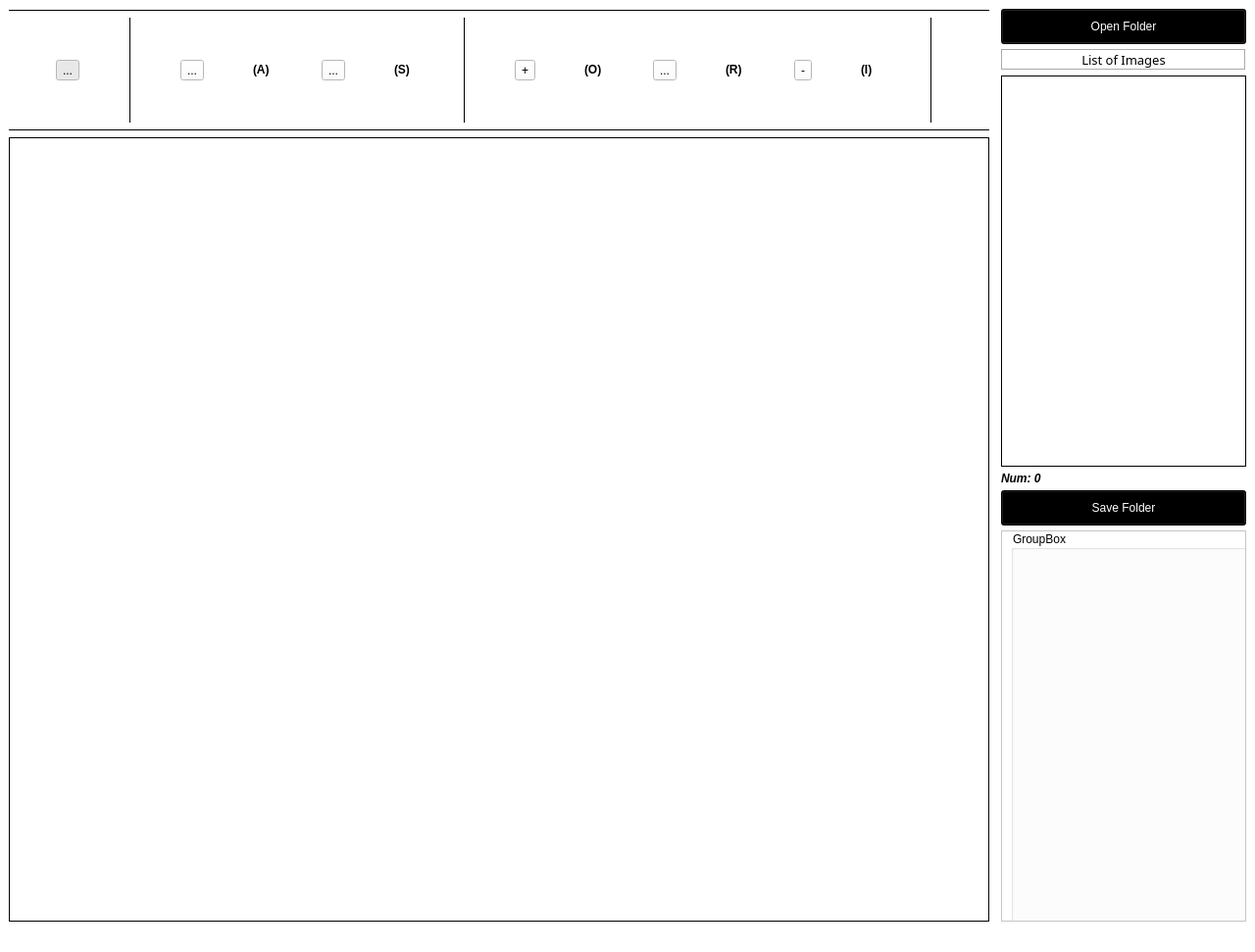
<?xml version="1.0" encoding="UTF-8"?>
<ui version="4.0">
 <class>MainWindow</class>
 <widget class="QMainWindow" name="MainWindow">
  <property name="geometry">
   <rect>
    <x>0</x>
    <y>0</y>
    <width>1280</width>
    <height>971</height>
   </rect>
  </property>
  <property name="windowTitle">
   <string>Image Viewer</string>
  </property>
  <property name="windowIcon">
   <iconset>
    <normaloff>../../../.designer/backup/icons/Icon.ico</normaloff>../../../.designer/backup/icons/Icon.ico</iconset>
  </property>
  <property name="styleSheet">
   <string notr="true">background-color: rgb(255, 255, 255);</string>
  </property>
  <widget class="QWidget" name="centralwidget">
   <layout class="QGridLayout" name="gridLayout">
    <item row="0" column="0">
     <layout class="QHBoxLayout" name="horizontalLayout" stretch="48,12">
      <property name="spacing">
       <number>12</number>
      </property>
      <property name="sizeConstraint">
       <enum>QLayout::SetMaximumSize</enum>
      </property>
      <item>
       <layout class="QVBoxLayout" name="verticalLayout" stretch="0,1,0,12">
        <property name="spacing">
         <number>6</number>
        </property>
        <item>
         <widget class="Line" name="line_2">
          <property name="frameShadow">
           <enum>QFrame::Plain</enum>
          </property>
          <property name="orientation">
           <enum>Qt::Horizontal</enum>
          </property>
         </widget>
        </item>
        <item>
         <layout class="QHBoxLayout" name="horizontalLayout_3">
          <property name="spacing">
           <number>2</number>
          </property>
          <item>
           <widget class="QToolButton" name="toggle_move">
            <property name="cursor">
             <cursorShape>PointingHandCursor</cursorShape>
            </property>
            <property name="toolTip">
             <string>Move Image</string>
            </property>
            <property name="autoFillBackground">
             <bool>false</bool>
            </property>
            <property name="styleSheet">
             <string notr="true"/>
            </property>
            <property name="text">
             <string>...</string>
            </property>
            <property name="icon">
             <iconset>
              <normaloff>../../../.designer/backup/icons/move.png</normaloff>../../../.designer/backup/icons/move.png</iconset>
            </property>
            <property name="iconSize">
             <size>
              <width>20</width>
              <height>20</height>
             </size>
            </property>
            <property name="checkable">
             <bool>true</bool>
            </property>
            <property name="checked">
             <bool>true</bool>
            </property>
            <property name="toolButtonStyle">
             <enum>Qt::ToolButtonIconOnly</enum>
            </property>
            <property name="autoRaise">
             <bool>false</bool>
            </property>
            <attribute name="buttonGroup">
             <string notr="true">buttonGroup</string>
            </attribute>
           </widget>
          </item>
          <item>
           <widget class="Line" name="line_4">
            <property name="frameShadow">
             <enum>QFrame::Plain</enum>
            </property>
            <property name="orientation">
             <enum>Qt::Vertical</enum>
            </property>
           </widget>
          </item>
          <item>
           <widget class="QToolButton" name="prev_im">
            <property name="cursor">
             <cursorShape>PointingHandCursor</cursorShape>
            </property>
            <property name="toolTip">
             <string>Load Previous Image</string>
            </property>
            <property name="text">
             <string>...</string>
            </property>
            <property name="icon">
             <iconset>
              <normaloff>../../../.designer/backup/icons/arrow-left.png</normaloff>../../../.designer/backup/icons/arrow-left.png</iconset>
            </property>
            <property name="iconSize">
             <size>
              <width>20</width>
              <height>20</height>
             </size>
            </property>
           </widget>
          </item>
          <item>
           <widget class="QLabel" name="label_2">
            <property name="maximumSize">
             <size>
              <width>20</width>
              <height>20</height>
             </size>
            </property>
            <property name="font">
             <font>
              <weight>75</weight>
              <bold>true</bold>
             </font>
            </property>
            <property name="text">
             <string>(A)</string>
            </property>
           </widget>
          </item>
          <item>
           <widget class="QToolButton" name="next_im">
            <property name="cursor">
             <cursorShape>PointingHandCursor</cursorShape>
            </property>
            <property name="toolTip">
             <string>Load Next Image</string>
            </property>
            <property name="text">
             <string>...</string>
            </property>
            <property name="icon">
             <iconset>
              <normaloff>../../../.designer/backup/icons/arrow-right.png</normaloff>../../../.designer/backup/icons/arrow-right.png</iconset>
            </property>
            <property name="iconSize">
             <size>
              <width>20</width>
              <height>20</height>
             </size>
            </property>
           </widget>
          </item>
          <item>
           <widget class="QLabel" name="label_3">
            <property name="maximumSize">
             <size>
              <width>20</width>
              <height>20</height>
             </size>
            </property>
            <property name="font">
             <font>
              <weight>75</weight>
              <bold>true</bold>
             </font>
            </property>
            <property name="text">
             <string>(S)</string>
            </property>
           </widget>
          </item>
          <item>
           <widget class="Line" name="line_5">
            <property name="frameShadow">
             <enum>QFrame::Plain</enum>
            </property>
            <property name="orientation">
             <enum>Qt::Vertical</enum>
            </property>
           </widget>
          </item>
          <item>
           <widget class="QToolButton" name="zoom_plus">
            <property name="cursor">
             <cursorShape>PointingHandCursor</cursorShape>
            </property>
            <property name="text">
             <string>+</string>
            </property>
            <property name="icon">
             <iconset>
              <normaloff>../../../.designer/backup/icons/zoom-in.png</normaloff>../../../.designer/backup/icons/zoom-in.png</iconset>
            </property>
            <property name="iconSize">
             <size>
              <width>20</width>
              <height>20</height>
             </size>
            </property>
           </widget>
          </item>
          <item>
           <widget class="QLabel" name="label_5">
            <property name="maximumSize">
             <size>
              <width>20</width>
              <height>20</height>
             </size>
            </property>
            <property name="font">
             <font>
              <weight>75</weight>
              <bold>true</bold>
             </font>
            </property>
            <property name="text">
             <string>(O)</string>
            </property>
           </widget>
          </item>
          <item>
           <widget class="QToolButton" name="reset_zoom">
            <property name="cursor">
             <cursorShape>PointingHandCursor</cursorShape>
            </property>
            <property name="toolTip">
             <string>Fit Image to Canvas</string>
            </property>
            <property name="text">
             <string>...</string>
            </property>
            <property name="icon">
             <iconset>
              <normaloff>../../../.designer/backup/icons/enlarge2.png</normaloff>../../../.designer/backup/icons/enlarge2.png</iconset>
            </property>
            <property name="iconSize">
             <size>
              <width>20</width>
              <height>20</height>
             </size>
            </property>
           </widget>
          </item>
          <item>
           <widget class="QLabel" name="label_8">
            <property name="maximumSize">
             <size>
              <width>20</width>
              <height>20</height>
             </size>
            </property>
            <property name="font">
             <font>
              <weight>75</weight>
              <bold>true</bold>
             </font>
            </property>
            <property name="text">
             <string>(R)</string>
            </property>
           </widget>
          </item>
          <item>
           <widget class="QToolButton" name="zoom_minus">
            <property name="cursor">
             <cursorShape>PointingHandCursor</cursorShape>
            </property>
            <property name="text">
             <string>-</string>
            </property>
            <property name="icon">
             <iconset>
              <normaloff>../../../.designer/backup/icons/zoom-out.png</normaloff>../../../.designer/backup/icons/zoom-out.png</iconset>
            </property>
            <property name="iconSize">
             <size>
              <width>20</width>
              <height>20</height>
             </size>
            </property>
           </widget>
          </item>
          <item>
           <widget class="QLabel" name="label_6">
            <property name="maximumSize">
             <size>
              <width>20</width>
              <height>20</height>
             </size>
            </property>
            <property name="font">
             <font>
              <weight>75</weight>
              <bold>true</bold>
             </font>
            </property>
            <property name="text">
             <string>(I)</string>
            </property>
           </widget>
          </item>
          <item>
           <widget class="Line" name="line_6">
            <property name="frameShadow">
             <enum>QFrame::Plain</enum>
            </property>
            <property name="orientation">
             <enum>Qt::Vertical</enum>
            </property>
           </widget>
          </item>
         </layout>
        </item>
        <item>
         <widget class="Line" name="line">
          <property name="frameShadow">
           <enum>QFrame::Plain</enum>
          </property>
          <property name="orientation">
           <enum>Qt::Horizontal</enum>
          </property>
         </widget>
        </item>
        <item>
         <layout class="QHBoxLayout" name="horizontalLayout_2">
          <item>
           <widget class="QLabel" name="qlabel_image">
            <property name="enabled">
             <bool>true</bool>
            </property>
            <property name="sizePolicy">
             <sizepolicy hsizetype="Preferred" vsizetype="Preferred">
              <horstretch>0</horstretch>
              <verstretch>0</verstretch>
             </sizepolicy>
            </property>
            <property name="maximumSize">
             <size>
              <width>2000</width>
              <height>800</height>
             </size>
            </property>
            <property name="styleSheet">
             <string notr="true">background-color:white
</string>
            </property>
            <property name="frameShape">
             <enum>QFrame::Box</enum>
            </property>
            <property name="frameShadow">
             <enum>QFrame::Plain</enum>
            </property>
            <property name="lineWidth">
             <number>1</number>
            </property>
            <property name="midLineWidth">
             <number>0</number>
            </property>
            <property name="text">
             <string/>
            </property>
           </widget>
          </item>
         </layout>
        </item>
       </layout>
      </item>
      <item>
       <layout class="QVBoxLayout" name="verticalLayout_10" stretch="0,0,0,0,0,0">
        <property name="spacing">
         <number>5</number>
        </property>
        <item>
         <widget class="QPushButton" name="open_folder">
          <property name="font">
           <font>
            <pointsize>9</pointsize>
           </font>
          </property>
          <property name="cursor">
           <cursorShape>PointingHandCursor</cursorShape>
          </property>
          <property name="focusPolicy">
           <enum>Qt::StrongFocus</enum>
          </property>
          <property name="autoFillBackground">
           <bool>false</bool>
          </property>
          <property name="styleSheet">
           <string notr="true">background-color: black; /* Blue */
padding:10px;
color:white;</string>
          </property>
          <property name="text">
           <string>Open Folder</string>
          </property>
          <property name="autoDefault">
           <bool>false</bool>
          </property>
          <property name="default">
           <bool>false</bool>
          </property>
          <property name="flat">
           <bool>false</bool>
          </property>
         </widget>
        </item>
        <item>
         <widget class="QLabel" name="label_4">
          <property name="font">
           <font>
            <family>Sans Serif</family>
            <pointsize>10</pointsize>
            <weight>50</weight>
            <bold>false</bold>
            <kerning>true</kerning>
           </font>
          </property>
          <property name="layoutDirection">
           <enum>Qt::LeftToRight</enum>
          </property>
          <property name="styleSheet">
           <string notr="true">background-color:white</string>
          </property>
          <property name="frameShape">
           <enum>QFrame::Box</enum>
          </property>
          <property name="frameShadow">
           <enum>QFrame::Sunken</enum>
          </property>
          <property name="lineWidth">
           <number>1</number>
          </property>
          <property name="text">
           <string>List of Images</string>
          </property>
          <property name="textFormat">
           <enum>Qt::AutoText</enum>
          </property>
          <property name="alignment">
           <set>Qt::AlignCenter</set>
          </property>
          <property name="margin">
           <number>4</number>
          </property>
          <property name="indent">
           <number>-1</number>
          </property>
         </widget>
        </item>
        <item>
         <widget class="QListWidget" name="qlist_images">
          <property name="styleSheet">
           <string notr="true">background-color:white</string>
          </property>
          <property name="frameShape">
           <enum>QFrame::Box</enum>
          </property>
          <property name="frameShadow">
           <enum>QFrame::Plain</enum>
          </property>
          <property name="layoutMode">
           <enum>QListView::Batched</enum>
          </property>
          <property name="batchSize">
           <number>20</number>
          </property>
         </widget>
        </item>
        <item>
         <widget class="QLabel" name="num_label_1">
          <property name="font">
           <font>
            <weight>75</weight>
            <italic>true</italic>
            <bold>true</bold>
           </font>
          </property>
          <property name="text">
           <string>Num: 0</string>
          </property>
         </widget>
        </item>
        <item>
         <widget class="QPushButton" name="save_folder">
          <property name="font">
           <font>
            <pointsize>9</pointsize>
           </font>
          </property>
          <property name="cursor">
           <cursorShape>PointingHandCursor</cursorShape>
          </property>
          <property name="focusPolicy">
           <enum>Qt::StrongFocus</enum>
          </property>
          <property name="autoFillBackground">
           <bool>false</bool>
          </property>
          <property name="styleSheet">
           <string notr="true">background-color: black; /* Blue */
padding:10px;
color:white;</string>
          </property>
          <property name="text">
           <string>Save Folder</string>
          </property>
          <property name="autoDefault">
           <bool>false</bool>
          </property>
          <property name="default">
           <bool>false</bool>
          </property>
          <property name="flat">
           <bool>false</bool>
          </property>
         </widget>
        </item>
        <item>
         <layout class="QHBoxLayout" name="horizontalLayout_4">
          <item>
           <widget class="QScrollArea" name="scrollArea">
            <property name="widgetResizable">
             <bool>true</bool>
            </property>
            <widget class="QWidget" name="scrollAreaWidgetContents">
             <property name="geometry">
              <rect>
               <x>0</x>
               <y>0</y>
               <width>232</width>
               <height>390</height>
              </rect>
             </property>
             <widget class="QGroupBox" name="groupBox">
              <property name="geometry">
               <rect>
                <x>9</x>
                <y>-1</y>
                <width>341</width>
                <height>411</height>
               </rect>
              </property>
              <property name="title">
               <string>GroupBox</string>
              </property>
             </widget>
            </widget>
           </widget>
          </item>
         </layout>
        </item>
       </layout>
      </item>
     </layout>
    </item>
   </layout>
  </widget>
  <widget class="QMenuBar" name="menubar">
   <property name="geometry">
    <rect>
     <x>0</x>
     <y>0</y>
     <width>1280</width>
     <height>24</height>
    </rect>
   </property>
  </widget>
  <widget class="QStatusBar" name="statusbar"/>
 </widget>
 <resources/>
 <connections/>
 <buttongroups>
  <buttongroup name="buttonGroup"/>
 </buttongroups>
</ui>
